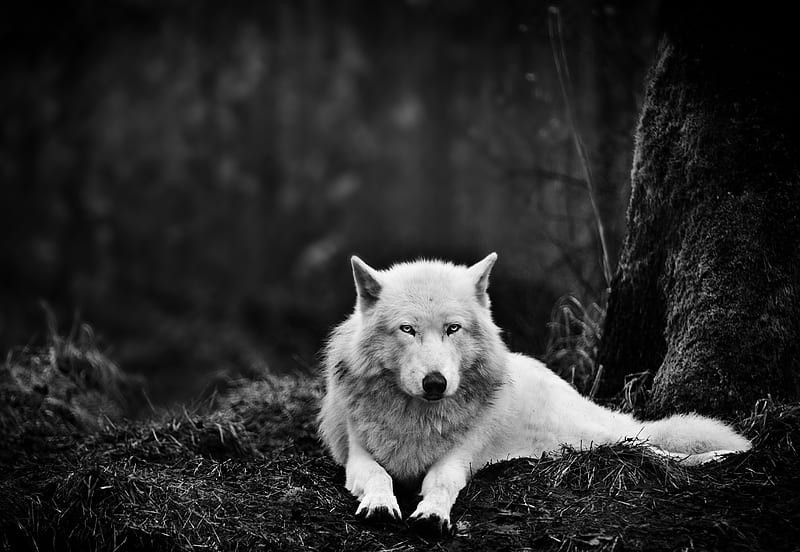
#> input picture 27/res/wolf.jpg, 800 x 552 px
$ python wolf.py
#> lines starting #> are read from the running program, lines starting #| are printed output that depends on the picture; after the words box and inside, x2 and y2 are one past the last pixel; in counts of white or black regions, pixels touching at a corner belong together
import cv2

image = cv2.imread("./res/wolf.jpg")
#> image is the input picture: shape (552, 800, 3); min 0, max 255, mean 44.2
image = cv2.cvtColor(image, cv2.COLOR_BGR2GRAY)
#> image: shape (552, 800)
cv2.imshow("row", image)
rows, cols = image.shape
#> rows = 552; cols = 800
threshold = 100
# option1
# for r in range(rows):
#     for c in range(cols):
#         if image[r, c] > threshold:
#             image[r, c] = 255
#         else:
#             image[r, c] = 0

# option2
# image[image > threshold] = 255
# image[image < threshold] = 0

# option3
_, image = cv2.threshold(image, 100, 255, cv2.THRESH_BINARY)
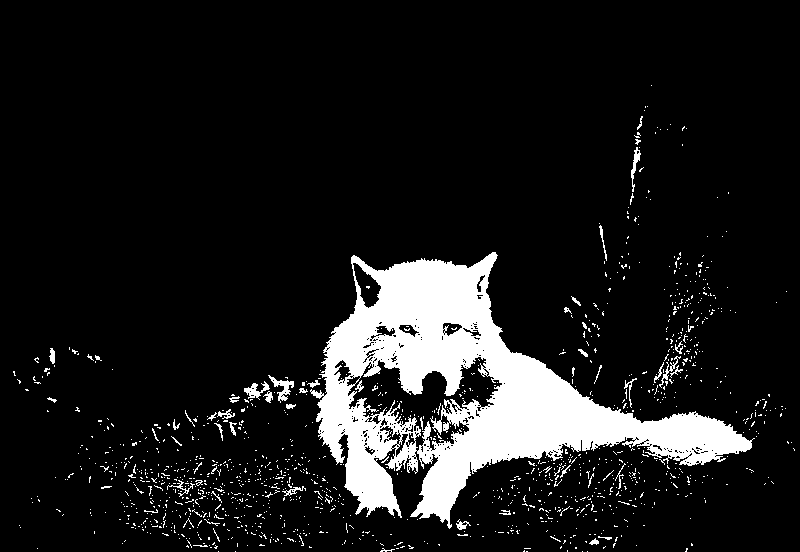
#> image: shape (552, 800); 11% white; 1266 white regions (1212 under 20 px), largest, box (x1, y1, x2, y2) and area: (310, 252, 755, 529) 42296, (268, 375, 294, 403) 241, (244, 381, 270, 400) 193

cv2.imshow("result", image)
cv2.waitKey()
